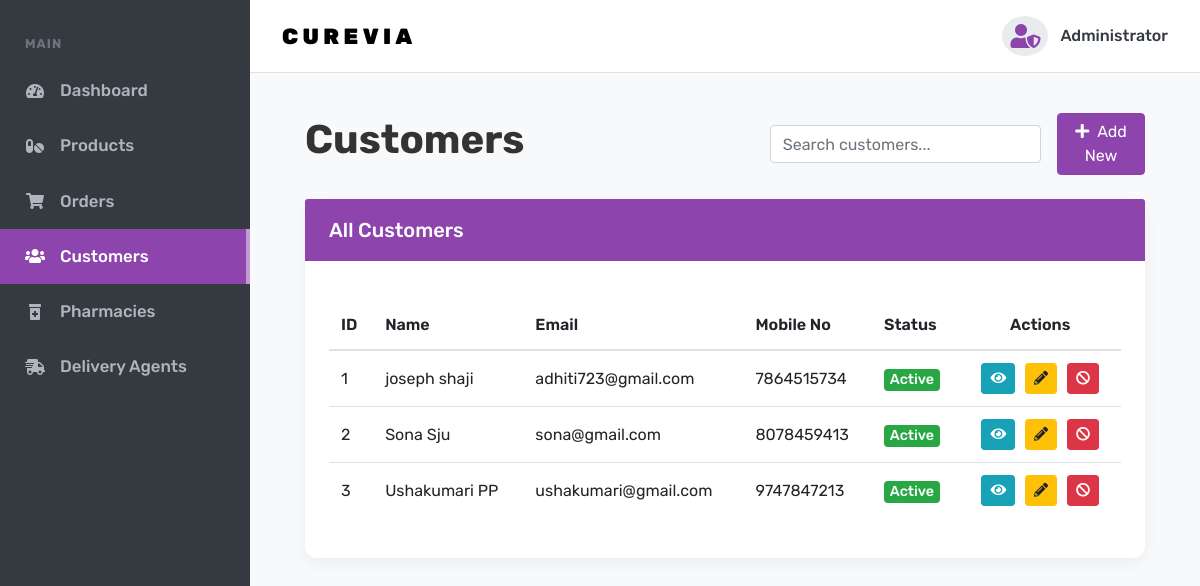
/customer/, run on an earlier commit of the app's database.
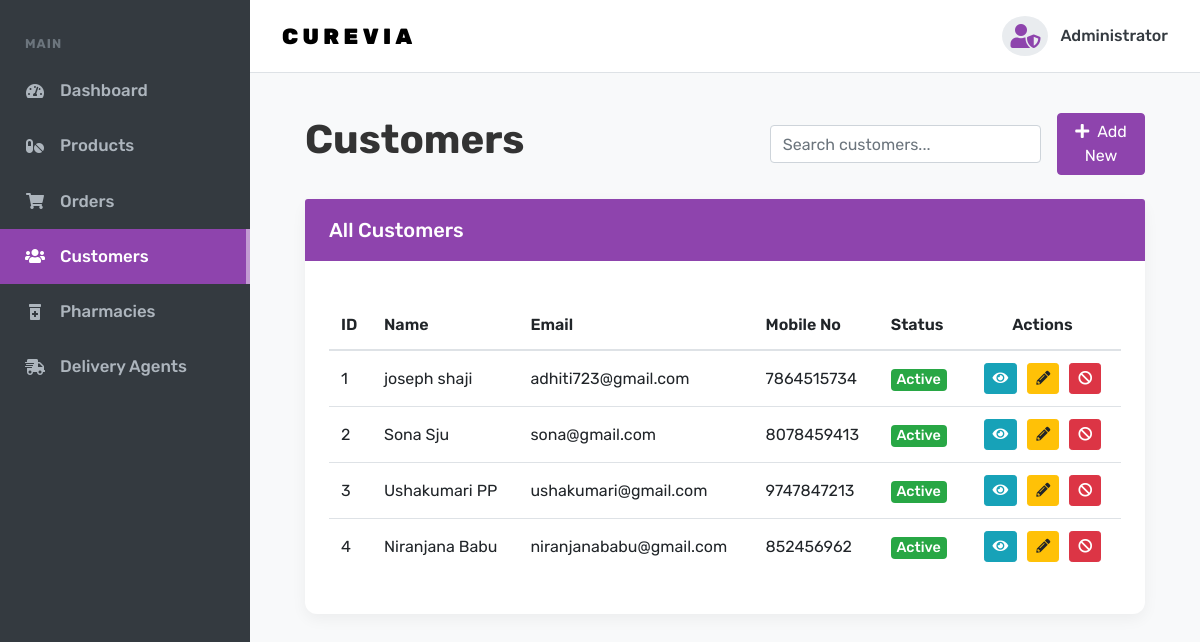
And on a later commit of the database.
### myapp/models.py (models this page shows, shortened)
class Register(models.Model):
    fname = models.CharField(max_length=100)
    lname = models.CharField(max_length=100)
    email = models.EmailField()
    phone = models.IntegerField()
    zip = models.IntegerField(default=0)
    gender = models.CharField(max_length=100)
    dob = models.DateField()
    password = models.CharField(max_length=100)
    rights = models.CharField(max_length=100,default="user")

### myapp/views.py (the view)
# urls.py: path('customer/', views.customer),
@never_cache
def customer(request):
    us=Register.objects.exclude(rights='admin')
    return render(request, "admin/customer.html",{"us":us})

### myapp/templates/admin/customer.html (shortened to what this page needs)
<!DOCTYPE html>
<html lang="en">
<head>
  <link rel="stylesheet" href="https://cdnjs.cloudflare.com/ajax/libs/font-awesome/5.15.3/css/all.min.css">
  <link rel="stylesheet" href="https://stackpath.bootstrapcdn.com/bootstrap/4.5.2/css/bootstrap.min.css">
</head>
<body>
  <div class="site-wrap">
    <div class="sidebar">
      <nav class="nav flex-column">
        <div class="sidebar-heading">Main</div>
        <a href="/adminp/" class="nav-link "><i class="fas fa-tachometer-alt"></i> Dashboard</a>
        <a href="/admin_products/" class="nav-link"><i class="fas fa-pills"></i> Products</a>
        <a href="/admin_orders/" class="nav-link"><i class="fas fa-shopping-cart"></i> Orders</a>
        <a href="/customer/" class="nav-link active"><i class="fas fa-users"></i> Customers</a>
        <a href="/pharmacies/" class="nav-link"><i class="fas fa-prescription-bottle-alt"></i> Pharmacies</a>
        <a href="/delivery_agents/" class="nav-link"><i class="fas fa-shipping-fast"></i>Delivery Agents</a>
      </nav>
    </div>
    <div class="main-content">
      <header class="admin-navbar">
        <div class="logo">
          <a href="#">CureVia</a>
        </div>
        <div class="admin-profile">
          <i class="fas fa-user-shield"></i>
          <span>Administrator</span>
        </div>
      </header>
      <main class="page-content">
        <div class="container-fluid">
          <div class="page-header">
            <h1 class="page-title" id="page-title">Customers</h1>
            <div class="d-flex align-items-center">
                <input type="text" id="customer-search" class="form-control mr-3" placeholder="Search customers...">
                <a href="{% url 'add_user' %}" class="btn btn-primary">
            <i class="fas fa-plus mr-2"></i>Add New
        </a>
            </div>
          </div>
          <div class="card">
            <div class="card-header">
              All Customers
            </div>
            <div class="card-body">
              <div class="table-responsive">
                <table class="table table-hover">
                  <thead>
                    <tr>
                      <th>ID</th>
                      <th>Name</th>
                      <th>Email</th>
                      <th>Mobile No</th>
                      <th>Status</th>
                      <th class="text-center">Actions</th>
                    </tr>
                  </thead>
                  <tbody id="customer-table-body">
    {% for i in us %}
    <tr>
      <td>{{ forloop.counter }}</td>
      <td>{{ i.fname }} {{ i.lname }}</td>
      <td>{{ i.email }}</td>
      <td>{{ i.phone }}</td>
      <td>
        {% if i.rights == "user" %}
          <span class="badge badge-success">Active</span>
        {% else %}
          <span class="badge badge-danger">Blocked</span>
        {% endif %}
      </td>
      <td class="text-center action-buttons">
        <button class="btn btn-info btn-sm btn-view-customer" title="View Details">
            <i class="fas fa-eye"></i>
        </button>
         <a href="{% url 'edit_user' i.id %}" class="btn btn-warning btn-sm" title="Edit Customer">
            <i class="fas fa-pencil-alt"></i>
        </a>
        {% if i.rights == "user" %}
          <a href="/blockuser/{{i.id}}/" class="btn btn-danger btn-sm" title="Block Customer" onclick="return confirm('Are you sure you want to block this customer?');">
            <i class="fas fa-ban"></i>
          </a>
        {% else %}
          <a href="/unblock/{{i.id}}/" class="btn btn-success btn-sm" title="Unblock Customer" onclick="return confirm('Are you sure you want to unblock this customer?');">
            <i class="fas fa-check-circle"></i>
          </a>
        {% endif %}
      </td>
    </tr>
    {% empty %}
      <tr>
        <td colspan="6" class="text-center">No customers found.</td>
      </tr>
    {% endfor %}
</tbody>
                </table>
              </div>
            </div>
          </div>
        </div>
      </main>
    </div>
  </div>
</body>
</html>

### myapp/templates/admin/customer.html (style rules this page uses)
body { font-family: 'Rubik', sans-serif; background-color: #f8f9fa; color: #343a40; -webkit-font-smoothing: antialiased; -moz-osx-font-smoothing: grayscale; }
h1, h2, h3, h4, h5 { font-family: 'Rubik', sans-serif; font-weight: 700; }
.page-title { font-family: 'Rubik', sans-serif; font-weight: 700; font-size: 2.5rem; color: #333; }
.site-wrap { display: flex; min-height: 100vh; }
.main-content { margin-left: 250px; width: calc(100% - 250px); padding: 0; transition: margin-left 0.3s ease; }
.sidebar { width: 250px; position: fixed; top: 0; left: 0; height: 100%; background-color: #343a40; z-index: 1000; }
.sidebar .nav { padding-top: 1.5rem; }
.sidebar a.nav-link { padding: 15px 25px; text-decoration: none; font-size: 1.05rem; font-weight: 500; color: #adb5bd; display: flex; align-items: center; transition: all 0.2s ease-in-out; cursor: pointer; }
.sidebar a.nav-link i { margin-right: 15px; width: 20px; text-align: center; font-size: 1rem; }
.sidebar a.nav-link.active { background-color: #8e44ad; color: #ffffff; border-right: 4px solid #c39bd3; }
.sidebar .sidebar-heading { padding: 10px 25px; font-size: 0.8rem; font-weight: 700; color: #6c757d; text-transform: uppercase; letter-spacing: .08em; }
.admin-navbar { background-color: #fff; border-bottom: 1px solid #dee2e6; padding: 1rem 2rem; display: flex; justify-content: space-between; align-items: center; }
.admin-navbar .logo a { font-family: 'Rubik', sans-serif; text-transform: uppercase; letter-spacing: .2em; font-size: 22px; font-weight: 900; color: #000000; text-decoration: none; }
.admin-navbar .admin-profile { display: flex; align-items: center; font-weight: 500; color: #343a40; }
.admin-navbar .admin-profile i { font-size: 1.5rem; color: #8e44ad; margin-right: 12px; background-color: #e9ecef; padding: 8px; border-radius: 50%; }
.page-content { padding: 2.5rem; }
.page-header { display: flex; justify-content: space-between; align-items: center; margin-bottom: 1.5rem; }
.card { border: none; border-radius: 12px; box-shadow: 0 5px 15px rgba(0,0,0,0.05); margin-bottom: 1.5rem; }
.card-header { background-color: #8e44ad; color: #fff; font-weight: 500; font-family: 'Rubik', sans-serif; font-size: 1.25rem; padding: 1rem 1.5rem; border-top-left-radius: 12px; border-top-right-radius: 12px; border-bottom: 0; }
.card-body { padding: 1.5rem; }
.table-responsive { margin-top: 1rem; }
.table th { font-weight: 600; border-top: none; }
.table td, .table th { vertical-align: middle; }
.table .action-buttons .btn { margin: 0 3px; }
.badge { font-size: 90%; font-weight: 500; }
.btn-primary { background-color: #8e44ad; border-color: #8e44ad; }

What changed in the data, as far as the page shows it:
added Register: fname "Niranjana", lname "Babu", email "niranjanababu@gmail.com", phone "852456962", rights "Active"
